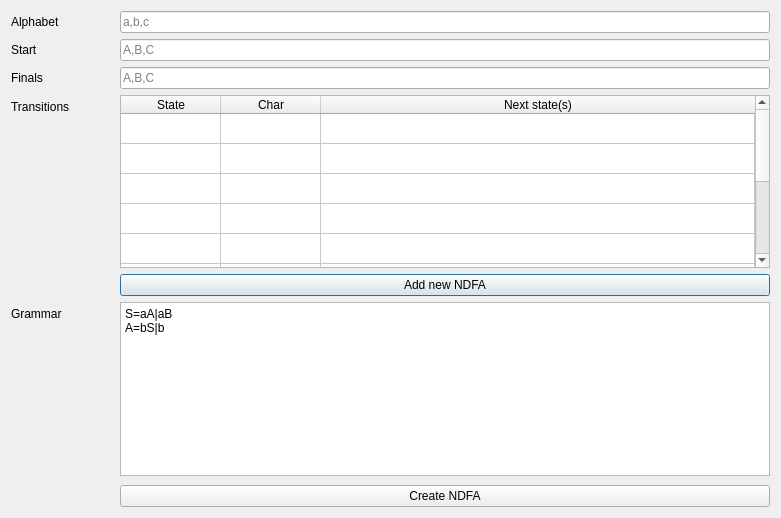
<?xml version="1.0" encoding="UTF-8"?>
<ui version="4.0">
 <class>create_ndfa_dialog</class>
 <widget class="QDialog" name="create_ndfa_dialog">
  <property name="windowModality">
   <enum>Qt::WindowModal</enum>
  </property>
  <property name="geometry">
   <rect>
    <x>0</x>
    <y>0</y>
    <width>781</width>
    <height>518</height>
   </rect>
  </property>
  <property name="minimumSize">
   <size>
    <width>600</width>
    <height>300</height>
   </size>
  </property>
  <property name="windowTitle">
   <string>Create NDFA</string>
  </property>
  <property name="sizeGripEnabled">
   <bool>false</bool>
  </property>
  <property name="modal">
   <bool>true</bool>
  </property>
  <layout class="QFormLayout" name="formLayout">
   <property name="fieldGrowthPolicy">
    <enum>QFormLayout::AllNonFixedFieldsGrow</enum>
   </property>
   <property name="horizontalSpacing">
    <number>50</number>
   </property>
   <item row="0" column="0">
    <widget class="QLabel" name="label">
     <property name="text">
      <string>Alphabet</string>
     </property>
    </widget>
   </item>
   <item row="0" column="1">
    <widget class="QLineEdit" name="dfa_alphabet">
     <property name="toolTip">
      <string/>
     </property>
     <property name="inputMethodHints">
      <set>Qt::ImhNone</set>
     </property>
     <property name="placeholderText">
      <string>a,b,c</string>
     </property>
    </widget>
   </item>
   <item row="1" column="0">
    <widget class="QLabel" name="label_2">
     <property name="text">
      <string>Start</string>
     </property>
    </widget>
   </item>
   <item row="1" column="1">
    <widget class="QLineEdit" name="dfa_start">
     <property name="text">
      <string/>
     </property>
     <property name="placeholderText">
      <string>A,B,C</string>
     </property>
    </widget>
   </item>
   <item row="2" column="0">
    <widget class="QLabel" name="label_3">
     <property name="text">
      <string>Finals</string>
     </property>
    </widget>
   </item>
   <item row="2" column="1">
    <widget class="QLineEdit" name="dfa_finals">
     <property name="placeholderText">
      <string>A,B,C</string>
     </property>
    </widget>
   </item>
   <item row="3" column="0">
    <widget class="QLabel" name="label_4">
     <property name="text">
      <string>Transitions</string>
     </property>
    </widget>
   </item>
   <item row="3" column="1">
    <widget class="QTableWidget" name="dfa_transitions">
     <property name="sizePolicy">
      <sizepolicy hsizetype="Expanding" vsizetype="Expanding">
       <horstretch>0</horstretch>
       <verstretch>0</verstretch>
      </sizepolicy>
     </property>
     <property name="minimumSize">
      <size>
       <width>0</width>
       <height>0</height>
      </size>
     </property>
     <property name="showGrid">
      <bool>true</bool>
     </property>
     <property name="gridStyle">
      <enum>Qt::SolidLine</enum>
     </property>
     <property name="rowCount">
      <number>10</number>
     </property>
     <property name="columnCount">
      <number>3</number>
     </property>
     <attribute name="horizontalHeaderVisible">
      <bool>true</bool>
     </attribute>
     <attribute name="horizontalHeaderStretchLastSection">
      <bool>true</bool>
     </attribute>
     <attribute name="verticalHeaderVisible">
      <bool>false</bool>
     </attribute>
     <attribute name="verticalHeaderHighlightSections">
      <bool>true</bool>
     </attribute>
     <row/>
     <row/>
     <row/>
     <row/>
     <row/>
     <row/>
     <row/>
     <row/>
     <row/>
     <row/>
     <column>
      <property name="text">
       <string>State</string>
      </property>
     </column>
     <column>
      <property name="text">
       <string>Char</string>
      </property>
     </column>
     <column>
      <property name="text">
       <string>Next state(s)</string>
      </property>
     </column>
    </widget>
   </item>
   <item row="4" column="1">
    <widget class="QPushButton" name="add_dfa_button">
     <property name="text">
      <string>Add new NDFA</string>
     </property>
    </widget>
   </item>
   <item row="5" column="0">
    <widget class="QLabel" name="label_5">
     <property name="text">
      <string>Grammar</string>
     </property>
    </widget>
   </item>
   <item row="5" column="1">
    <widget class="QWidget" name="widget" native="true">
     <layout class="QVBoxLayout" name="verticalLayout">
      <property name="spacing">
       <number>9</number>
      </property>
      <property name="margin">
       <number>0</number>
      </property>
      <item>
       <widget class="QPlainTextEdit" name="plainTextEdit">
        <property name="plainText">
         <string>S=aA|aB
A=bS|b
</string>
        </property>
       </widget>
      </item>
      <item>
       <widget class="QPushButton" name="pushButton">
        <property name="text">
         <string>Create NDFA</string>
        </property>
       </widget>
      </item>
     </layout>
    </widget>
   </item>
  </layout>
 </widget>
 <resources/>
 <connections/>
</ui>
